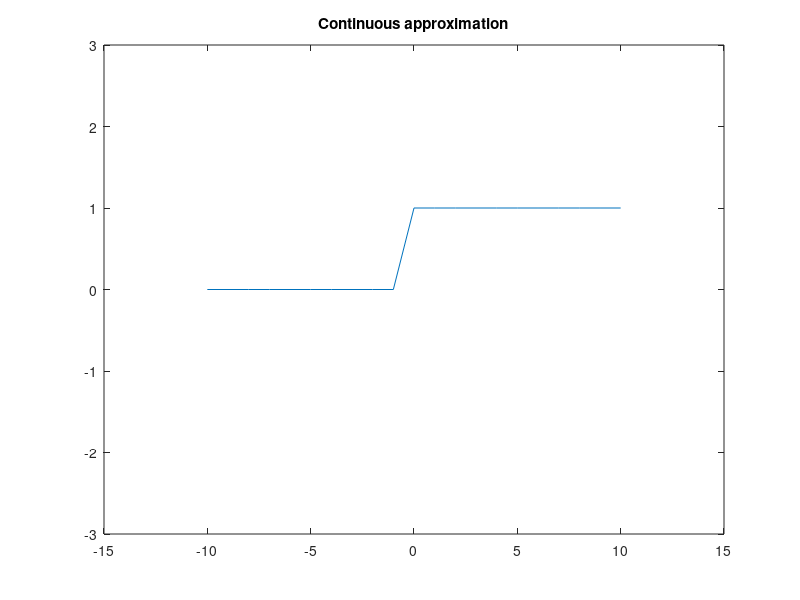
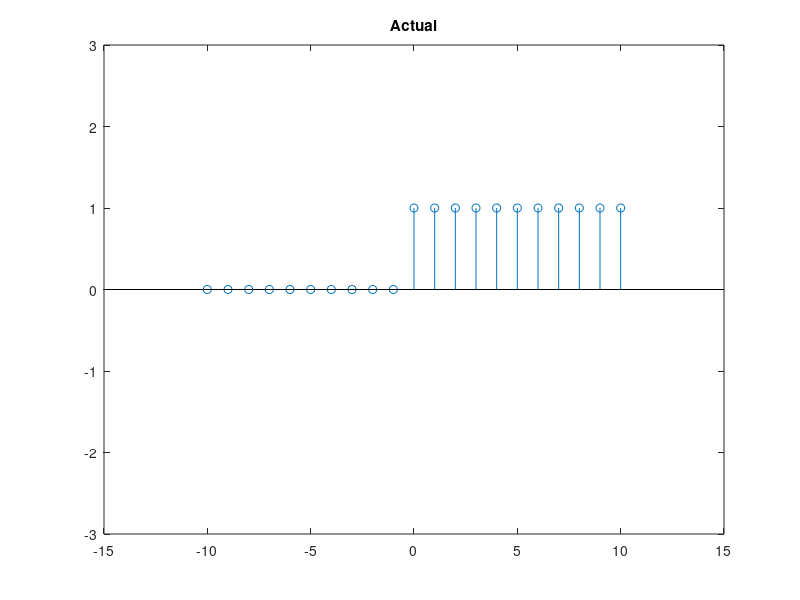

These figures' MATLAB source, in order:
%Plotting unit step function
close all
clear
clc

fs=1;
a=1;
t=-10:1/fs:10;
y=zeros(1,length(t));
for i=1:length(t)
  if(t(i)<0)
    y(i)=0;
  else
    y(i)=a;
  end
end

figure
plot(t,y)
xlim([-15 15])
ylim([-3 3])  
title('Continuous approximation')

figure
stem(t,y)
xlim([-15 15])
ylim([-3 3])
title('Actual')  